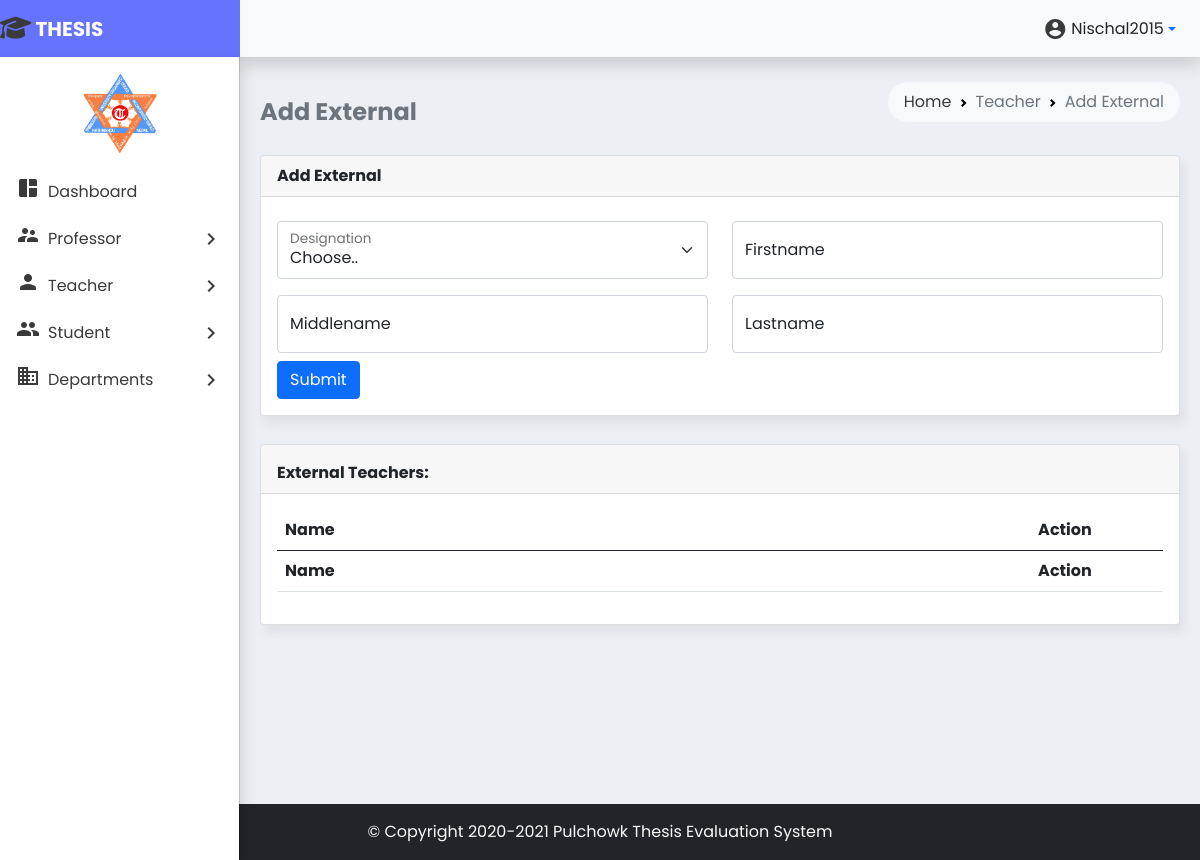
The page /addExternal.php (signed in) on the database as committed earlier.
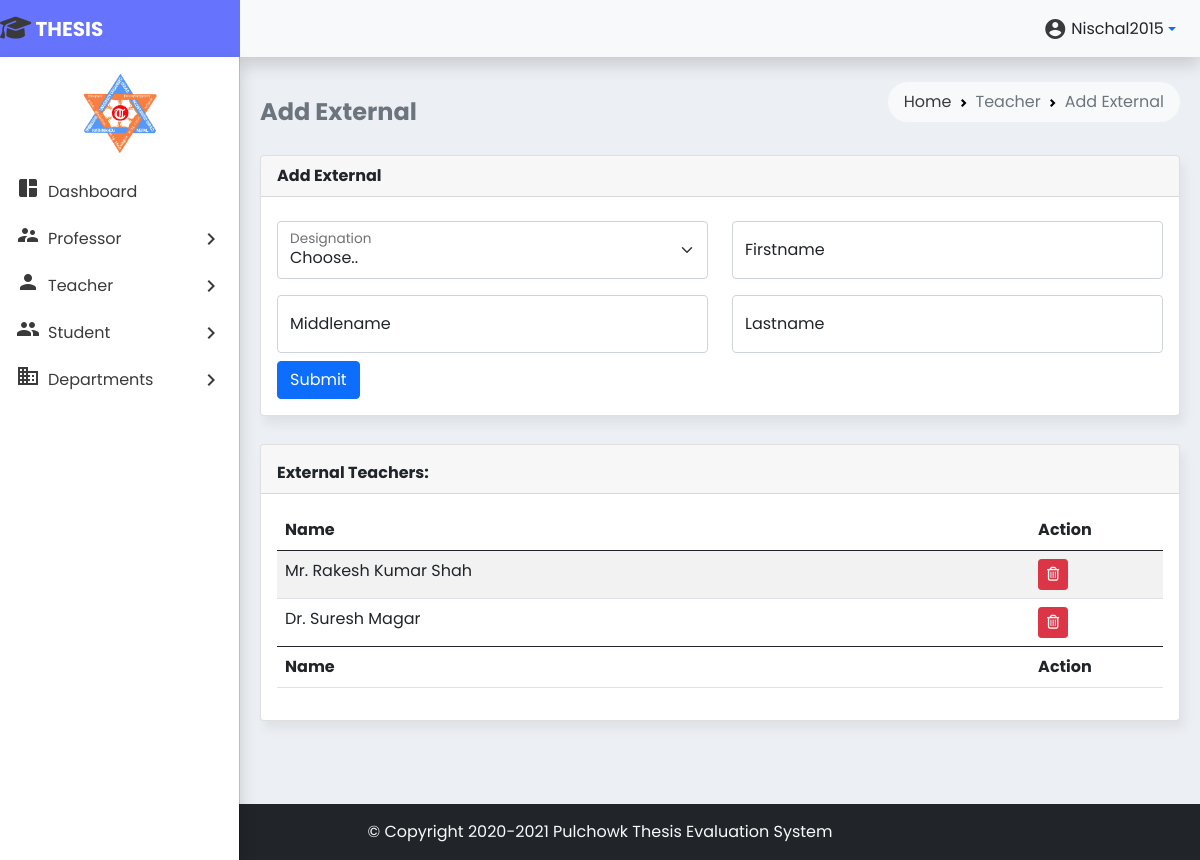
The same page on the database as committed later.
### tables this page shows
CREATE TABLE `ext_teacher` (
  `external_id` int(10) NOT NULL,
  `external_post` varchar(5) NOT NULL,
  `external_fname` varchar(20) NOT NULL,
  `external_mname` varchar(20) NOT NULL,
  `external_lname` varchar(20) NOT NULL
);

### addExternal.php (the view, shortened to what the changed rows need)
<!doctype html>
<html lang="en">
<head>
    <link href="https://cdn.jsdelivr.net/npm/bootstrap@5.0.2/dist/css/bootstrap.min.css" rel="stylesheet"
>
    <link rel="stylesheet" href="https://cdn.datatables.net/1.10.25/css/dataTables.bootstrap5.min.css">
    <link rel="stylesheet" href="styles/style.css">
</head>
<body>
        <?php include 'partials/_dbconnect.php'; ?>
    <main class="p-2 mt-1" style="min-height: 800px">
        <div class="container-fluid">
            <div class="row">
                <div class="col-md-12">
                    <div class="card mb-4 mt-1">
                        <div class="card-body">
                            <div class="table-responsive">
                                <table id="external-list" class="table table-striped table-hover" style="width:100%">
                                    <colgroup>
                                    </colgroup>
                                    <thead>
                                        <tr>
                                            <th>Name</th>
                                            <th>Action</th>
                                        </tr>
                                    </thead>
                                    <tbody>
                                        <?php
                                        $sql = "SELECT * from `ext_teacher`";
                                        $result = mysqli_query($conn, $sql);
                                        while($row = mysqli_fetch_assoc($result)) {
                                            echo '
                                            <tr>
                                            <td>'. $row['external_post'] . ' '. $row['external_fname'] . ' '. $row['external_mname'] . ' ' . $row['external_lname'] . '</td>
                                            <td>
                                            <!--<button type="button" class="edit btn btn-primary btn-sm" id="'. $row['external_id'] .'"  data-bs-placement="bottom" title="Edit" data-bs-toggle="modal" data-bs-target="#studentEditModal">
                                            <i class="fa fa-pencil"></i>
                                            </button>-->
                                            <button type="button" class="delete btn btn-danger btn-sm" id="'. $row['external_id'] .'" data-bs-toggle="tooltip" data-bs-placement="bottom" title="Delete"><i class="fa fa-trash-o"></i>
                                            </button>
                                            <!--<button type="button" class="information btn btn-warning btn-sm" id="'. $row['external_id'] .'" title="Details" data-bs-toggle="modal" data-bs-target="#studentInfoModal">
                                            <i class="fa fa-info"></i>
                                            </button>-->
                                            </td>
                                            </tr>';
                                        }
                                        ?>
                                    </tbody>
                                    <tfoot>
                                        <tr>
                                            <th>Name</th>
                                            <th>Action</th>
                                        </tr>
                                    </tfoot>
                                </table>
                            </div>
                        </div>
                    </div>
                </div>
            </div>
        </div>
    </main>
</body>
</html>

Rows that differ between the two databases and show on the page:
added ext_teacher: external_post "Mr.", external_fname "Rakesh", external_mname "Kumar", external_lname "Shah"
added ext_teacher: external_post "Dr.", external_fname "Suresh", external_lname "Magar"
